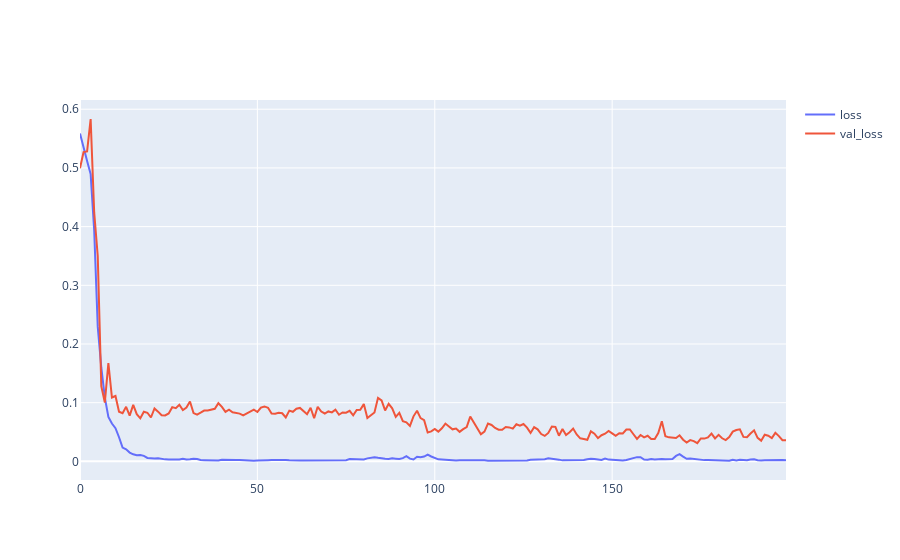

Source (notebook cell):
### Code cell
draw_loss(r)

### Figure 1 — Plotly figure (JSON) as saved in the notebook; plotly's stock layout.template omitted (floating-point values rounded to 4 significant figures; data arrays with more than 128 entries replaced by an {"elided": "..."} marker saying what was removed)
{"data": [{"name": "loss", "x": {"elided": "200 int values"}, "y": {"elided": "200 float values"}, "type": "scatter"}, {"name": "val_loss", "x": {"elided": "200 int values"}, "y": {"elided": "200 float values"}, "type": "scatter"}], "layout": {}}
